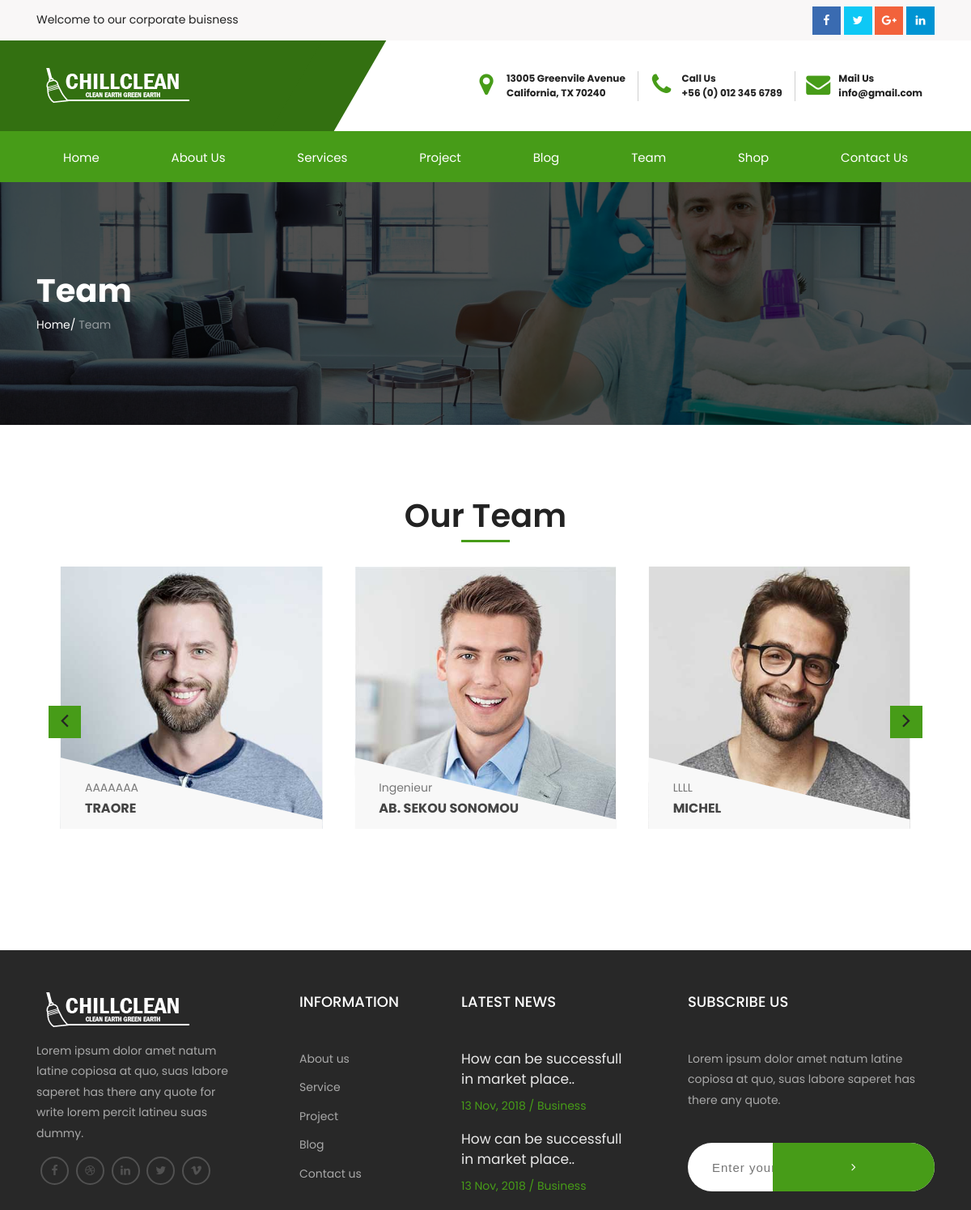
Page /team/ on the committed database.
### team/models.py (models this page shows, shortened)
class Team(BaseModel):
    nom=models.CharField(max_length=200,name="nom")
    email=models.EmailField(blank=True,null=True,max_length=200)
    fonction=models.CharField(blank=True,null=True,max_length=200,)
    detail=models.TextField(blank=True,null=True)
    photo=models.ImageField(upload_to='teams',blank=True,null=True)
    twitter=models.CharField(blank=True,null=True,max_length=200)
    facebook=models.CharField(blank=True,null=True,max_length=200)
    instagram=models.CharField(blank=True,null=True,max_length=200)
    linkdin=models.CharField(blank=True,null=True,max_length=200)
    youtube=models.CharField(blank=True,null=True,max_length=200)
    statut=models.BooleanField(default=False,verbose_name="Statut")
    class Meta:
        verbose_name="Team"

### team/views.py (the view)
# urls.py: path('team/',include('team.urls')),
def team(request):
    list_teams=Team.objects.all().filter(statut=True)
    context={
            'teams':list_teams,
            }
    return render(request,"team/team.html",context)

### templates/team/team.html (shortened to what this page needs)
{% extends 'includes/_baseClient.html' %}
{% load static %}
{% block content %}
		<section class="inner-intro bg-img light-color overlay-before parallax-background">
			<div class="container">
				<div class="row title">
					<div class="title_row">
						<h1 data-title="Team"><span>Team</span></h1>
						<div class="page-breadcrumb">
							<a>Home</a>/ <span>Team</span>
						</div>
					</div>
				</div>
			</div>
		</section>
		<div class="padding ptb-xs-40">
			<div class="container">
				<div class="row">
					<div class="col-sm-12">
						<section id="team" class="team-section">
							<div class="container">
								<div class="row text-center pb-30">
									<div class="col-sm-12">
										<div class="heading-box ">
											<h2><span>Our</span> Team</h2>
											<span class="b-line"></span>
										</div>
									</div>
								</div>
								<div class="row">
									<div class="col-sm-12">
										<div class="  team-pagination owl-carousel" data-pagination="false" data-items="3"  data-loop="true" data-margin="10" data-center="true" data-navigation="true" data-desktop="3" data-desktopsmall="3" data-tablet="2" data-mobile="1" data-autoplay="true" data-autotime="2000" data-autoplayHoverPause="true" data-prev="ion-ios-arrow-back" data-next="ion-ios-arrow-forward">
											{% for team in teams %}
											<div class="team-member col-md-4 col-sm-6 col-xs-12">
												<div class="inner-box">
													<div class="image-box">
														{% if team.photo %}
														<img src="{{team.photo.url}}" alt="">
														{% else %}
														<img src="{% static 'assets-web/images/team/team1.jpg' %} " alt="">
														{% endif %}
														<div class="overlay-box">
															<div class="user-info">
																<div class="text">
																	{{team.fonction}}
																</div>
																<h4>{{team.nom}}</h4>
															</div>
														</div>
													</div>
												</div>
											</div>
											{% endfor %}
										</div>
									</div>
								</div>
							</div>
						</section>
					</div>
				</div>
			</div>
		</div>
{% endblock content %}

### static/assets-chillclean/css/theme-color/default.css (style rules this page uses)
nav.navbar.bootsnav, .main_nav ul ul li, .footer_logo ul li a:hover, .points_icon, .cons_man, .tparrows.tp-leftarrow:hover, .tparrows.tp-rightarrow:hover, .feature-box:before, .feature-box:after, .content:before, .content:after, .b-line, .social_team ul li a, .counter_box .single-fact .counter:before, .footer_logo ul li a:hover, .social-link__block a:after, .triangle_box, .bg_black, .patient_head, .dots_style .owl-dots .owl-dot, .event_date, .post_title h3:before, .post_date, .section_tit:before, .section_tit:after, .three_line, .three_line:before, .three_line:after, .header_tran .navigation .sub-nav, #header .stricky { background: #479c18; }
.b-line, .btn-text, .dark-bg, .hover-bg:hover, .ui-timeline .tl-item .tl-body .tl-entry .btn-primary, .abt-block__slider .owl-dots .owl-dot, .bullet_round:after, .second_righ:after, .owl-prev, .owl-next, .arrow_theme .owl-prev, .arrow_theme .owl-next, .faq .collape-plus, .panel-title a i, .container-filter li a.active, .container-filter li a:hover, .link-zoom a.same_style, .project-info, .blog-date, .pagination-nav ul li.active a, .pagination-nav ul li:hover a, #related-project .owl-prev:hover, #related-project .owl-next:hover, .sidebar-widget .widget-tag li a:hover, .box-hover:hover .team-block, .page-signin .body-inner:before, .ui-input-group .input-bar:before, .ui-input-group .input-bar:after, a.btn.xplus-btn.pricing.active, .btn.xplus-btn, a.btn.xplus-btn.pricing:hover, .skinonebg, .pricing-btn .get-start, .bg-color3, .bg-color, .ribbon.blue, .btn-default, .bar, .btn-default:hover, .color-switch .owl-controls .owl-page span, .tags li a, .shop .product-overlay div:hover, .nf-carousel-theme-top .owl-controls .owl-nav .owl-prev:hover, .nf-carousel-theme-top .owl-controls .owl-nav .owl-next:hover, .nf-carousel-theme .owl-controls .owl-nav .owl-prev, .nf-carousel-theme .owl-controls .owl-nav .owl-next { background: #479c18; }
.team-member .inner-box .overlay-box:after, .ui-input-group > input:focus, .rightGrip:before, .leftGrip:before { border-bottom-color: #479c18; }

### rows in the picture
Team: photo (picture), fonction "LLLL", nom "MICHEL"
Team: photo (picture), fonction "AAAAAAA", nom "TRAORE"
Team: photo (picture), fonction "Ingenieur", nom "AB. SEKOU SONOMOU"
